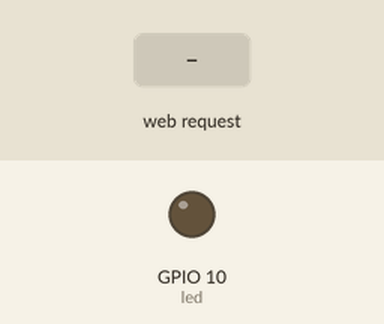
A sketch run on a simulated ESP8266 (NodeMCU). Shown: output pins drawn as LEDs (lit = HIGH). Inputs (shaded band) come from the test bench. What the sketch prints to the serial monitor is not drawn.

Above: at 1.2 s.
1.3 s: HTTP request GET /on received
At 2.4 s:
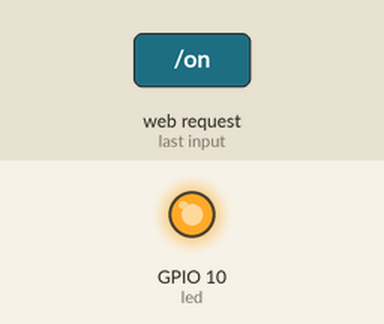
2.8 s: HTTP request GET /off received
At 3.5 s:
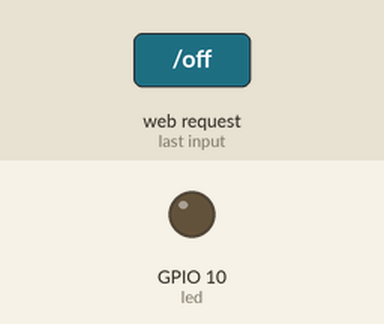
Timing chart, 0 to 5.8 s (numbered marks = the images above; inputs shaded):
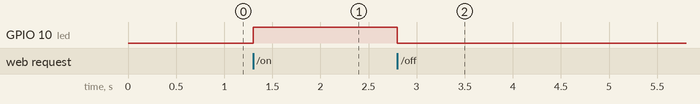

Measured:
- after the input at 1.3 s, GPIO 10 (led): LOW → HIGH at once
- after the input at 2.8 s, GPIO 10 (led): HIGH → LOW at once

The sketch:

esp8266-ThrottleController.ino
```cpp
#include <ESP8266WiFi.h>
#include <WiFiClient.h>
#include <ESP8266WebServer.h>
#include <ESP8266mDNS.h>

#ifndef STASSID
#define STASSID "poopssid"
#define STAPSK  "donkey"
#endif

const char* ssid = STASSID;
const char* password = STAPSK;

ESP8266WebServer server(80);

const int led = 10;

void handleRoot() {
  server.send(200, "text/plain", "hello from esp8266! Goto /on to turn on LED or /off to turn off LED");
}

void handleNotFound() {
  digitalWrite(led, 1);
  String message = "File Not Found\n\n";
  message += "URI: ";
  message += server.uri();
  message += "\nMethod: ";
  message += (server.method() == HTTP_GET) ? "GET" : "POST";
  message += "\nArguments: ";
  message += server.args();
  message += "\n";
  for (uint8_t i = 0; i < server.args(); i++) {
    message += " " + server.argName(i) + ": " + server.arg(i) + "\n";
  }
  server.send(404, "text/plain", message);
  digitalWrite(led, 0);
}

void setup(void) {
  pinMode(led, OUTPUT);
  digitalWrite(led, 0);
  Serial.begin(115200);

  WiFi.softAP(ssid, password);
  IPAddress myIP = WiFi.softAPIP();

  Serial.print("IP address: ");
  Serial.println(myIP);

  server.on("/", handleRoot);

  server.on("/off", []() {
    digitalWrite(led, 0);
    server.send(200, "text/plain", "turned LED off!");
  });

  server.on("/on", []() {
    digitalWrite(led, 1);
    server.send(200, "text/plain", "turned LED on!");
  });

  server.onNotFound(handleNotFound);

  server.begin();
  Serial.println("HTTP server started");
}

void loop(void) {
  server.handleClient();
  MDNS.update();
}
```
